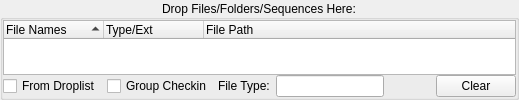
<?xml version="1.0" encoding="UTF-8"?>
<ui version="4.0">
 <class>dropPlateGroupBox</class>
 <widget class="QGroupBox" name="dropPlateGroupBox">
  <property name="sizePolicy">
   <sizepolicy hsizetype="Ignored" vsizetype="Preferred">
    <horstretch>0</horstretch>
    <verstretch>0</verstretch>
   </sizepolicy>
  </property>
  <property name="windowTitle">
   <string>GroupBox</string>
  </property>
  <property name="title">
   <string>Drop Files/Folders/Sequences Here:</string>
  </property>
  <property name="alignment">
   <set>Qt::AlignCenter</set>
  </property>
  <property name="flat">
   <bool>true</bool>
  </property>
  <layout class="QGridLayout" name="gridLayout">
   <property name="horizontalSpacing">
    <number>6</number>
   </property>
   <property name="verticalSpacing">
    <number>0</number>
   </property>
   <property name="margin">
    <number>0</number>
   </property>
   <item row="2" column="5">
    <widget class="QPushButton" name="clearPushButton">
     <property name="minimumSize">
      <size>
       <width>75</width>
       <height>0</height>
      </size>
     </property>
     <property name="text">
      <string>Clear</string>
     </property>
    </widget>
   </item>
   <item row="2" column="4">
    <spacer name="horizontalSpacer">
     <property name="orientation">
      <enum>Qt::Horizontal</enum>
     </property>
     <property name="sizeHint" stdset="0">
      <size>
       <width>40</width>
       <height>20</height>
      </size>
     </property>
    </spacer>
   </item>
   <item row="0" column="0" colspan="6">
    <widget class="QTreeWidget" name="dropTreeWidget">
     <property name="sizePolicy">
      <sizepolicy hsizetype="Ignored" vsizetype="Ignored">
       <horstretch>0</horstretch>
       <verstretch>0</verstretch>
      </sizepolicy>
     </property>
     <property name="styleSheet">
      <string notr="true">QTreeView::item {
	padding: 2px;
}</string>
     </property>
     <property name="alternatingRowColors">
      <bool>true</bool>
     </property>
     <property name="rootIsDecorated">
      <bool>false</bool>
     </property>
     <property name="uniformRowHeights">
      <bool>true</bool>
     </property>
     <property name="itemsExpandable">
      <bool>false</bool>
     </property>
     <property name="sortingEnabled">
      <bool>true</bool>
     </property>
     <property name="allColumnsShowFocus">
      <bool>true</bool>
     </property>
     <property name="headerHidden">
      <bool>false</bool>
     </property>
     <attribute name="headerCascadingSectionResizes">
      <bool>true</bool>
     </attribute>
     <column>
      <property name="text">
       <string>File Names</string>
      </property>
     </column>
     <column>
      <property name="text">
       <string>Type/Ext</string>
      </property>
     </column>
     <column>
      <property name="text">
       <string>File Path</string>
      </property>
     </column>
    </widget>
   </item>
   <item row="2" column="0">
    <widget class="QCheckBox" name="fromDropListCheckBox">
     <property name="text">
      <string>From Droplist</string>
     </property>
    </widget>
   </item>
   <item row="2" column="2">
    <widget class="QLabel" name="fileTypeLabel">
     <property name="text">
      <string>File Type:</string>
     </property>
    </widget>
   </item>
   <item row="2" column="1">
    <widget class="QCheckBox" name="groupCheckinCheckBox">
     <property name="text">
      <string>Group Checkin</string>
     </property>
    </widget>
   </item>
   <item row="2" column="3">
    <widget class="QLineEdit" name="fileTypeLineEdit"/>
   </item>
  </layout>
 </widget>
 <resources/>
 <connections/>
</ui>
